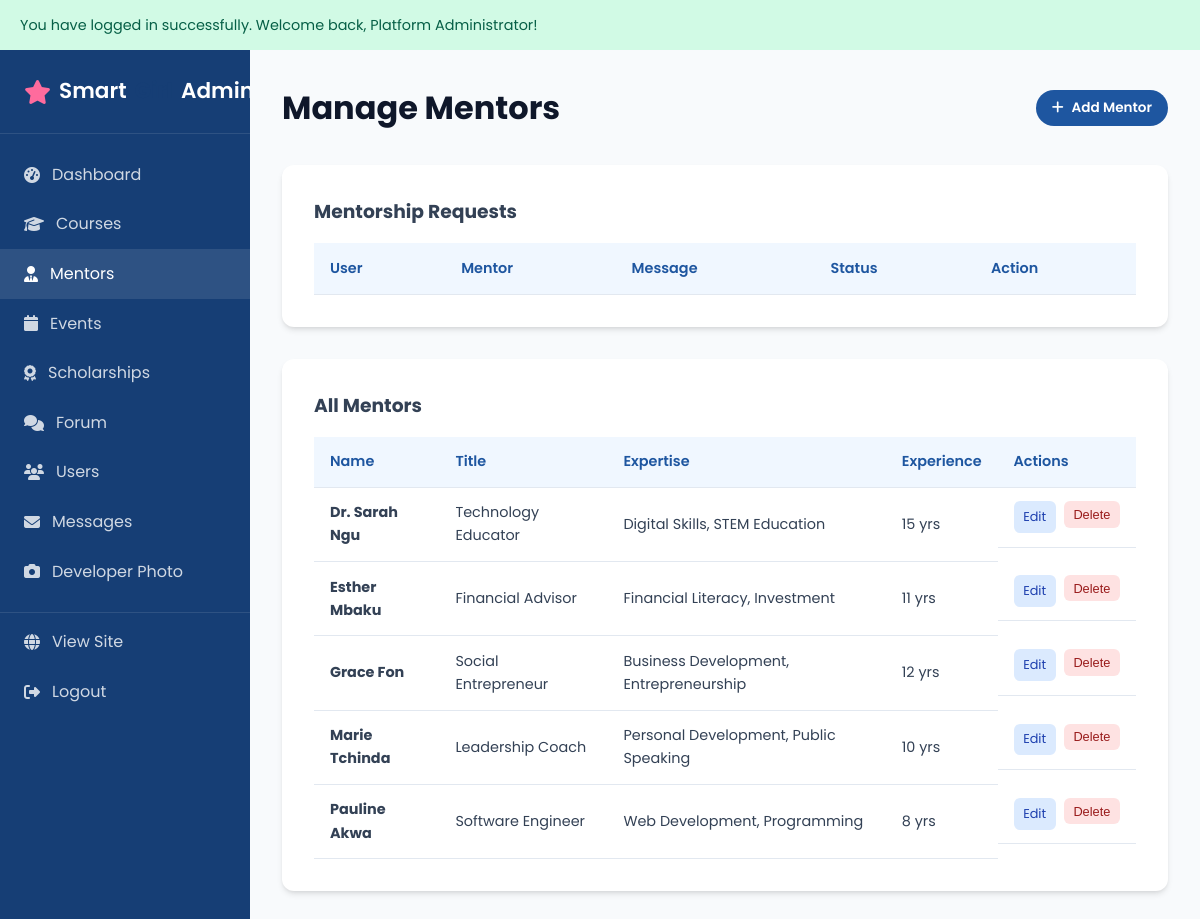
Screenshot of /admin/mentors.php (signed in) with the database file from the repository.
### tables this page shows
CREATE TABLE IF NOT EXISTS mentors (
    id INT AUTO_INCREMENT PRIMARY KEY,
    user_id INT DEFAULT NULL,
    full_name VARCHAR(150) NOT NULL,
    title VARCHAR(150) NOT NULL,
    expertise VARCHAR(255) NOT NULL,
    bio TEXT NOT NULL,
    email VARCHAR(150) NOT NULL,
    phone VARCHAR(20) DEFAULT NULL,
    image_url VARCHAR(255) DEFAULT NULL,
    years_experience INT DEFAULT 0,
    is_available TINYINT(1) DEFAULT 1,
    created_at TIMESTAMP DEFAULT CURRENT_TIMESTAMP,
    FOREIGN KEY (user_id) REFERENCES users(id) ON DELETE SET NULL
);

### includes/functions.php (called while the page is built, shortened)
<?php
function e(?string $value): string
{
    return htmlspecialchars($value ?? '', ENT_QUOTES, 'UTF-8');
}
function truncate(string $text, int $length = 150): string
{
    if (strlen($text) <= $length) return $text;
    return substr($text, 0, $length) . '...';
}

### admin/mentors.php (the view, shortened to what this page needs)
<?php
$pdo = getDBConnection();
$action = $_GET['action'] ?? 'list';
$mentor = null;
$mentors = $pdo->query("SELECT * FROM mentors ORDER BY full_name")->fetchAll();
require_once __DIR__ . '/includes/admin-header.php';
?>
<div class="admin-top">
    <h1 style="color:var(--gray-900);">Manage Mentors</h1>
    <?php if ($action === 'list'): ?><a href="?action=add" class="btn btn-blue btn-sm"><i class="fas fa-plus"></i> Add Mentor</a><?php endif; ?>
</div>
<?php if ($action === 'add' || $action === 'edit'): ?>
<div class="dashboard-content" style="max-width:600px;">
    <form method="POST" enctype="multipart/form-data">
        <?= csrfField() ?>
        <?php if (!empty($mentor['image_url']) && photoUrl($mentor['image_url'], 'mentors')): ?>
        <img src="<?= e(photoUrl($mentor['image_url'], 'mentors')) ?>" alt="" class="profile-upload-preview">
        <?php endif; ?>
        <div class="form-group">
            <label>Profile Photo</label>
            <input type="file" name="mentor_photo" accept="image/jpeg,image/png,image/webp">
            <p class="photo-upload-hint">JPG, PNG or WEBP — max 2MB</p>
        </div>
        <div class="form-group"><label>Full Name</label><input type="text" name="full_name" required value="<?= e($mentor['full_name'] ?? '') ?>"></div>
        <div class="form-group"><label>Title</label><input type="text" name="title" required value="<?= e($mentor['title'] ?? '') ?>"></div>
        <div class="form-group"><label>Expertise</label><input type="text" name="expertise" required value="<?= e($mentor['expertise'] ?? '') ?>"></div>
        <div class="form-group"><label>Bio</label><textarea name="bio" required><?= e($mentor['bio'] ?? '') ?></textarea></div>
        <div class="form-row">
            <div class="form-group"><label>Email</label><input type="email" name="email" required value="<?= e($mentor['email'] ?? '') ?>"></div>
            <div class="form-group"><label>Phone</label><input type="text" name="phone" value="<?= e($mentor['phone'] ?? '') ?>"></div>
        </div>
        <div class="form-group"><label>Years Experience</label><input type="number" name="years_experience" value="<?= (int)($mentor['years_experience'] ?? 0) ?>"></div>
        <button type="submit" class="btn btn-blue">Save</button>
        <a href="mentors.php">Cancel</a>
    </form>
</div>
<?php else: ?>
<div class="dashboard-content" style="margin-bottom:2rem;">
    <h3 style="margin-bottom:1rem;">Mentorship Requests</h3>
    <table class="data-table">
        <thead><tr><th>User</th><th>Mentor</th><th>Message</th><th>Status</th><th>Action</th></tr></thead>
    </table>
</div>
<div class="dashboard-content">
    <h3 style="margin-bottom:1rem;">All Mentors</h3>
    <table class="data-table">
        <thead><tr><th>Name</th><th>Title</th><th>Expertise</th><th>Experience</th><th>Actions</th></tr></thead>
        <tbody>
        <?php foreach ($mentors as $m): ?>
        <tr>
            <td><strong><?= e($m['full_name']) ?></strong></td>
            <td><?= e($m['title']) ?></td>
            <td><?= e(truncate($m['expertise'], 40)) ?></td>
            <td><?= (int)$m['years_experience'] ?> yrs</td>
            <td class="table-actions">
                <a href="?action=edit&id=<?= $m['id'] ?>" class="btn-edit">Edit</a>
                <form method="POST" style="display:inline;" onsubmit="return confirm('Remove mentor?')">
                    <button type="submit" class="btn-delete">Delete</button>
                </form>
            </td>
        </tr>
        <?php endforeach; ?>
        </tbody>
    </table>
</div>
<?php endif; ?>
<?php require_once __DIR__ . '/includes/admin-footer.php'; ?>

### assets/css/style.css (style rules this page uses)
:root { --primary: #1e56a0; --primary-dark: #163e75; --primary-light: #3d7dd4; --secondary: #f0f7ff; --accent: #ff6b9d; --accent-light: #ffe0ec; --white: #ffffff; --gray-50: #f8fafc; --gray-100: #f1f5f9; --gray-200: #e2e8f0; --gray-300: #cbd5e1; --gray-500: #64748b; --gray-700: #334155; --gray-900: #0f172a; --success: #10b981; --warning: #f59e0b; --error: #ef4444; --shadow: 0 4px 6px -1px rgba(0,0,0,0.1), 0 2px 4px -2px rgba(0,0,0,0.1); --shadow-lg: 0 10px 15px -3px rgba(30,86,160,0.15), 0 4px 6px -4px rgba(0,0,0,0.1); --radius: 12px; --transition: all 0.3s ease; --font: 'Poppins', sans-serif; }
*, *::before, *::after { box-sizing: border-box; margin: 0; padding: 0; }
html { scroll-behavior: smooth; }
body { font-family: var(--font); color: var(--gray-700); line-height: 1.6; background: var(--white); }
a { color: var(--primary); text-decoration: none; transition: var(--transition); }
.btn { display: inline-flex; align-items: center; gap: 0.5rem; padding: 0.75rem 1.75rem; border-radius: 30px; font-weight: 600; font-size: 0.95rem; border: none; cursor: pointer; transition: var(--transition); font-family: var(--font); text-decoration: none; }
.btn-blue { background: var(--primary); color: var(--white); }
.btn-sm { padding: 0.45rem 1rem; font-size: 0.85rem; }
.dashboard-content { background: var(--white); border-radius: var(--radius); box-shadow: var(--shadow); padding: 2rem; }
.data-table { width: 100%; border-collapse: collapse; font-size: 0.9rem; }
.data-table th, .data-table td { padding: 0.85rem 1rem; text-align: left; border-bottom: 1px solid var(--gray-200); }
.data-table th { background: var(--secondary); color: var(--primary); font-weight: 600; }
.table-actions { display: flex; gap: 0.5rem; }
.table-actions a, .table-actions button { padding: 0.35rem 0.6rem; border-radius: 6px; font-size: 0.8rem; border: none; cursor: pointer; }
.btn-edit { background: #dbeafe; color: #1e40af; }
.btn-delete { background: #fee2e2; color: #991b1b; }

### admin/includes/admin-header.php (style rules this page uses)
.admin-top { display: flex; justify-content: space-between; align-items: center; margin-bottom: 2rem; }

### rows the page displays
mentors: full_name "Dr. Sarah Ngu", title "Technology Educator", expertise "Digital Skills, STEM Education", years_experience "15"
mentors: full_name "Esther Mbaku", title "Financial Advisor", expertise "Financial Literacy, Investment", years_experience "11"
mentors: full_name "Grace Fon", title "Social Entrepreneur", expertise "Business Development, Entrepreneurship", years_experience "12"
mentors: full_name "Marie Tchinda", title "Leadership Coach", expertise "Personal Development, Public Speaking", years_experience "10"
mentors: full_name "Pauline Akwa", title "Software Engineer", expertise "Web Development, Programming", years_experience "8"

### other values shown
$flash['message'] "You have logged in successfully. Welcome back, Platform Administrator!"
